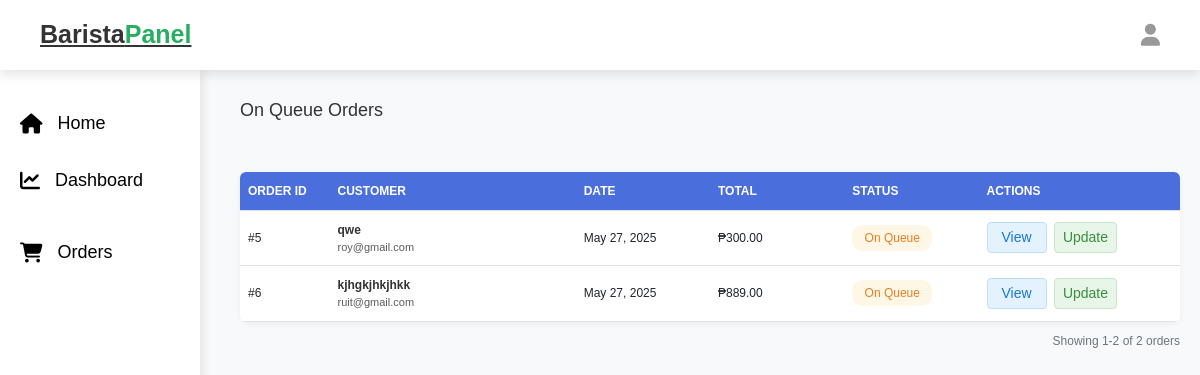
The page /barista_take_order.php (signed in) on the database as committed earlier.
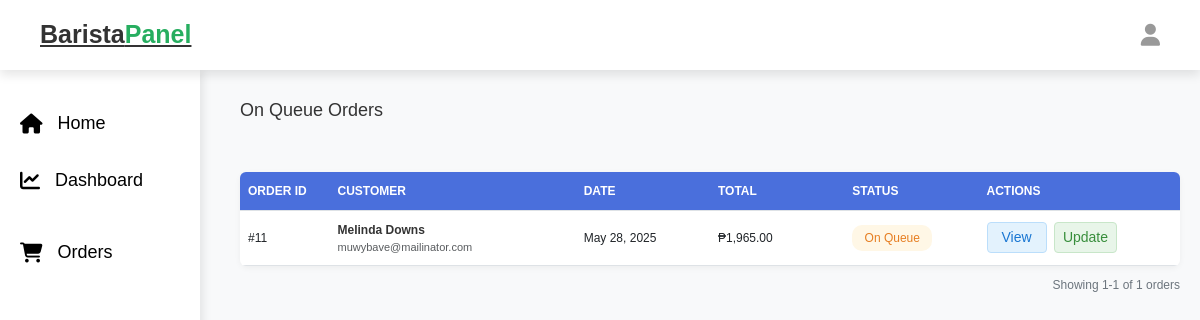
The same page on the database as committed later.
### tables this page shows
CREATE TABLE `orders` (
  `id` int NOT NULL,
  `user_id` int NOT NULL,
  `name` varchar(100) NOT NULL,
  `number` varchar(12) NOT NULL,
  `email` varchar(100) NOT NULL,
  `method` varchar(50) NOT NULL,
  `address` varchar(500) NOT NULL,
  `payment_status` varchar(20) NOT NULL DEFAULT 'on Queue',
  `cashier` text,
  `receipt` varchar(255) DEFAULT NULL,
  `barista` text,
  `type` enum('coffee','online') NOT NULL DEFAULT 'coffee',
  `placed_on` timestamp NOT NULL DEFAULT CURRENT_TIMESTAMP ON UPDATE CURRENT_TIMESTAMP,
  `created_at` timestamp NULL DEFAULT CURRENT_TIMESTAMP,
  `updated_at` timestamp NULL DEFAULT CURRENT_TIMESTAMP ON UPDATE CURRENT_TIMESTAMP
);

### barista_take_order.php (the view, shortened to what this page needs)
<?php
@include 'config.php';
$select_orders = $conn->prepare("
    SELECT
        o.id AS order_id,
        o.name,
        o.email,
        o.placed_on,
        o.payment_status,
        o.type,
        GROUP_CONCAT(op.product_id) AS product_ids,
        (SELECT SUM(op2.subtotal) FROM `order_products` op2 WHERE op2.order_id = o.id) AS total_price
    FROM `orders` o
    LEFT JOIN `order_products` op ON o.id = op.order_id
    WHERE o.payment_status = ? AND o.type = 'coffee'
    GROUP BY o.id
");
$select_orders->execute(['on Queue']);
$orders = $select_orders->fetchAll(PDO::FETCH_ASSOC);
$formatted_orders = [];
foreach ($orders as $order) {
    $formatted_orders[] = [
        'order_id' => $order['order_id'],
        'name' => htmlspecialchars($order['name']),
        'email' => htmlspecialchars($order['email']),
        'placed_on' => date('M d, Y', strtotime($order['placed_on'])),
        'payment_status' => htmlspecialchars($order['payment_status']),
        'total_price' => number_format($order['total_price'], 2),
        'products' => array_filter(array_map(function ($product_id) use ($conn, $order) {
            $select_product = $conn->prepare("SELECT * FROM `products` WHERE id = ?");
            $select_product->execute([$product_id]);
            $product = $select_product->fetch(PDO::FETCH_ASSOC);
            $select_order_product = $conn->prepare("SELECT * FROM `order_products` WHERE order_id = ? AND product_id = ?");
            $select_order_product->execute([$order['order_id'], $product_id]);
            $order_product = $select_order_product->fetch(PDO::FETCH_ASSOC);
            $product['quantity'] = $order_product['quantity'];
            $product['subtotal'] = $order_product['subtotal'];
            return [
                'id' => $product['id'],
                'name' => htmlspecialchars($product['name'] ?? '', ENT_QUOTES, 'UTF-8'),
                'quantity' => htmlspecialchars($product['quantity'] ?? '0', ENT_QUOTES, 'UTF-8'),
                'price' => number_format($product['price'] ?? 0, 2),
                'subtotal' => number_format($product['subtotal'] ?? 0, 2),
                'cup_sizes' => json_decode($order_product['cup_sizes'] ?? '[]', true) ?: [],
                'ingredients' => array_map(function ($ingredient) {
                    return [
                        'name' => htmlspecialchars($ingredient['name'] ?? '', ENT_QUOTES, 'UTF-8'),
                        'level' => htmlspecialchars($ingredient['level'] ?? '', ENT_QUOTES, 'UTF-8')
                    ];
                }, json_decode($order_product['ingredients'] ?? '[]', true) ?: []),
                'add_ons' => array_map(function ($addOn) {
                    return [
                        'name' => htmlspecialchars($addOn['name'] ?? '', ENT_QUOTES, 'UTF-8'),
                        'price' => number_format($addOn['price'] ?? 0, 2)
                    ];
                }, json_decode($order_product['add_ons'] ?? '[]', true) ?: []),
            ];
        }, explode(',', $order['product_ids'])))
    ];
}
$orders = $formatted_orders;
?>
<!DOCTYPE html>
<html lang="en">
<head>
    <link rel="stylesheet" href="https://cdnjs.cloudflare.com/ajax/libs/font-awesome/6.1.1/css/all.min.css">
    <link rel="stylesheet" href="https://cdn.jsdelivr.net/npm/bootstrap@5.3.0/dist/css/bootstrap.min.css">
    <link rel="stylesheet" href="css/admin_style.css">
</head>
<body>
    <?php include 'barista_header.php'; ?>
    <div class="admin-container">
        <div class="d-flex justify-content-between align-items-center mb-3">
            <h2 class="mb-0" style="font-size: 18px;">On Queue Orders</h2>
        </div>
        <div class="card">
            <div class="table-responsive">
                <table class="table table-hover">
                    <thead>
                        <tr>
                            <th style="width: 8%">ORDER ID</th>
                            <th style="width: 22%">CUSTOMER</th>
                            <th style="width: 12%">DATE</th>
                            <th style="width: 12%">TOTAL</th>
                            <th style="width: 12%">STATUS</th>
                            <th style="width: 18%">ACTIONS</th>
                        </tr>
                    </thead>
                    <tbody>
                        <?php if (!empty($orders)): ?>
                            <?php foreach ($orders as $order): ?>
                                <?php
                                $status_class = $order['payment_status'] == 'completed' ? 'status-completed' : 'status-pending';
                                $order_date = date('M d, Y', strtotime($order['placed_on']));
                                ?>
                                <tr data-id="<?= $order['order_id'] ?>" data-status="<?= $order['payment_status'] ?>"
                                    data-date="<?= date('Y-m-d', strtotime($order['placed_on'])) ?>">
                                    <td>#<?= $order['order_id'] ?></td>
                                    <td>
                                        <div class="fw-semibold" style="font-size: 12px;">
                                            <?= htmlspecialchars($order['name']) ?>
                                        </div>
                                        <div class="text-muted" style="font-size: 11px;">
                                            <?= htmlspecialchars($order['email']) ?>
                                        </div>
                                    </td>
                                    <td><?= $order_date ?></td>
                                    <td>₱<?= number_format((float) str_replace(',', '', $order['total_price']), 2) ?></td>
                                    <td>
                                        <span class="status-badge <?= $status_class ?>">
                                            <?= ucfirst($order['payment_status']) ?>
                                        </span>
                                    </td>
                                    <td>
                                        <button class="action-btn btn-view" data-bs-toggle="modal"
                                            data-bs-target="#viewOrderModal-<?= $order['order_id'] ?>">
                                            View
                                        </button>
                                        <button class="action-btn btn-update" data-bs-toggle="modal"
                                            data-bs-target="#updateOrderModal" data-id="<?= $order['order_id'] ?>"
                                            data-status="<?= $order['payment_status'] ?>">
                                            Update
                                        </button>
                                    </td>
                                </tr>
                            <?php endforeach; ?>
                        <?php else: ?>
                            <tr>
                                <td colspan="6" class="empty-orders">No orders placed yet!</td>
                            </tr>
                        <?php endif; ?>
                    </tbody>
                </table>
            </div>
        </div>
        <div class="pagination-info">
            Showing <?= !empty($orders) ? '1-' . count($orders) : '0' ?> of <?= count($orders) ?> orders
        </div>
    </div>
</body>
</html>

### barista_header.php (shortened to what this page needs)
<!DOCTYPE html>
<html lang="en">
<head>
   <link rel="stylesheet" href="css/admin_header.css">
</head>
<body>
   <header class="header">
      <div class="flex">
         <a href="barista_page.php" class="logo">Barista<span>Panel</span></a>
         <div class="icons">
            <div id="user-btn" class="fas fa-user"></div>
         </div>
      </div>
   </header>
   <?php include 'barista_sidebar.php'; ?>
</body>
</html>

### barista_sidebar.php (shortened to what this page needs)
<!DOCTYPE html>
<html lang="en">
<head>
   <link rel="stylesheet" href="css/admin_sidebar.css">
</head>
<body>
<aside class="sidebar">
   <nav class="navbar">
      <a href="barista_page.php"><i class="fas fa-home"></i> Home</a>
      <div class="dropdown menu-section">
         <a href="#" class="dropdown-btn"><i class="fas fa-chart-line"></i> Dashboard</a>
      </div>
      <div class="dropdown menu-section">
         <a href="#" class="dropdown-btn"><i class="fas fa-shopping-cart"></i> Orders</a>
      </div>
   </nav>
</aside>
</body>
</html>

### css/admin_header.css (style rules this page uses)
.header { width: 100%; height: 70px; background-color: white; color: #fff; display: flex; align-items: center; justify-content: space-between; padding: 0 20px; position: fixed; top: 0; left: 0; z-index: 1001; }
.header .logo { font-size: 24px; font-weight: bold; color: #333; }
.header .logo span { color: #0f0; }
.header .icons { display: flex; align-items: center; gap: 15px; }
.header .icons #user-btn { font-size: 22px; cursor: pointer; color: #999; }
.flex { width: 100%; display: flex; justify-content: space-between; align-items: center; }

### css/admin_sidebar.css (style rules this page uses)
.sidebar { width: 200px; height: calc(100vh - 70px); background-color: white; color: #000; position: fixed; top: 70px; left: 0; display: flex; flex-direction: column; padding-top: 20px; box-shadow: 2px 0 10px rgba(0, 0, 0, 0.1); z-index: 1000; }
.sidebar .navbar a { color: #000; text-decoration: none; padding: 15px 20px; display: flex; align-items: center; font-size: 18px; transition: background 0.3s, padding-left 0.3s; }
.sidebar .navbar a i { margin-right: 15px; font-size: 20px; color: #000; }
.menu-section { margin-bottom: 15px; display: block; }
.dropdown-btn i { color: darkgreen; }
.sidebar { max-height: 100vh; overflow-y: auto; scrollbar-width: thin; scrollbar-color: darkgreen #f1f1f1; }

### css/components.css (style rules this page uses)
:root { --green:#27ae60; --orange:#f39c12; --red:#e74c3c; --black:#333; --light-color:#666; --white:#fff; --light-bg:#f6f6f6; --border:.2rem solid var(--black); --box-shadow:0 .5rem 1rem rgba(0,0,0,.1); }
* { font-family: 'Nabla', sans-serif; margin:0; padding:0; box-sizing: border-box; outline: none; border:none; text-decoration: none; color:var(--black); }
body { background-color: var(--light-bg); }
html { font-size: 62.5%; overflow-x: hidden; scroll-behavior: smooth; scroll-padding-top: 6.5rem; }
.header { background: var(--white); position: sticky; top:0; left:0; right:0; z-index: 1000; box-shadow: var(--box-shadow); }
.header .flex { display: flex; align-items: center; justify-content: space-between; padding:2rem; margin: 0 auto; max-width: 1200px; position: relative; }
.header .flex .logo { font-size: 2.5rem; color:var(--black); margin-right: 100px; }
.header .flex .logo span { color:var(--green); }
.header .flex .icons > * { font-size: 2.5rem; color:var(--light-color); cursor: pointer; margin-left: 1.5rem; }

### barista_take_order.php (style rules this page uses)
body { font-family: 'Segoe UI', Tahoma, Geneva, Verdana, sans-serif; background-color: #f8f9fa; font-size: 14px; }
.admin-container { margin-left: 220px; padding: 20px; margin-top: 80px; }
.card { border-radius: 8px; box-shadow: 0 2px 6px rgba(0, 0, 0, 0.05); border: none; margin-top: 50px; }
.table-responsive { border-radius: 6px; overflow: hidden; }
.table { margin-bottom: 0; width: 100%; table-layout: fixed; }
.table thead th { background-color: #4a6fdc; color: white; font-weight: 600; padding: 10px 8px; font-size: 12px; white-space: nowrap; }
.table tbody td { padding: 10px 8px; vertical-align: middle; font-size: 12px; word-wrap: break-word; }
.status-badge { padding: 4px 8px; border-radius: 10px; font-size: 12px; font-weight: 500; display: inline-block; min-width: 80px; text-align: center; }
.status-pending { background-color: #fff7e6; color: #e67e22; }
.action-btn { padding: 4px 8px; border-radius: 4px; font-size: 14px; margin-right: 4px; display: inline-block; text-align: center; min-width: 60px; border: 1px solid transparent; cursor: pointer; }
.btn-view { background-color: #e3f2fd; color: #1976d2; border-color: #bbdefb; }
.btn-update { background-color: #e8f5e9; color: #388e3c; border-color: #c8e6c9; }
.pagination-info { font-size: 12px; color: #6c757d; margin-top: 10px; text-align: right; }

Rows that differ between the two databases and show on the page:
removed orders: id "5", name "qwe", email "roy@gmail.com", order_date "May 27, 2025", total_price "300.00", payment_status "On Queue"
removed orders: id "6", name "kjhgkjhkjhkk", email "ruit@gmail.com", order_date "May 27, 2025", total_price "889.00", payment_status "On Queue"
added orders: id "11", name "Melinda Downs", email "muwybave@mailinator.com", order_date "May 28, 2025", total_price "1,965.00", payment_status "On Queue"
Other text that changed with them:
count($orders): "2" → "1"
